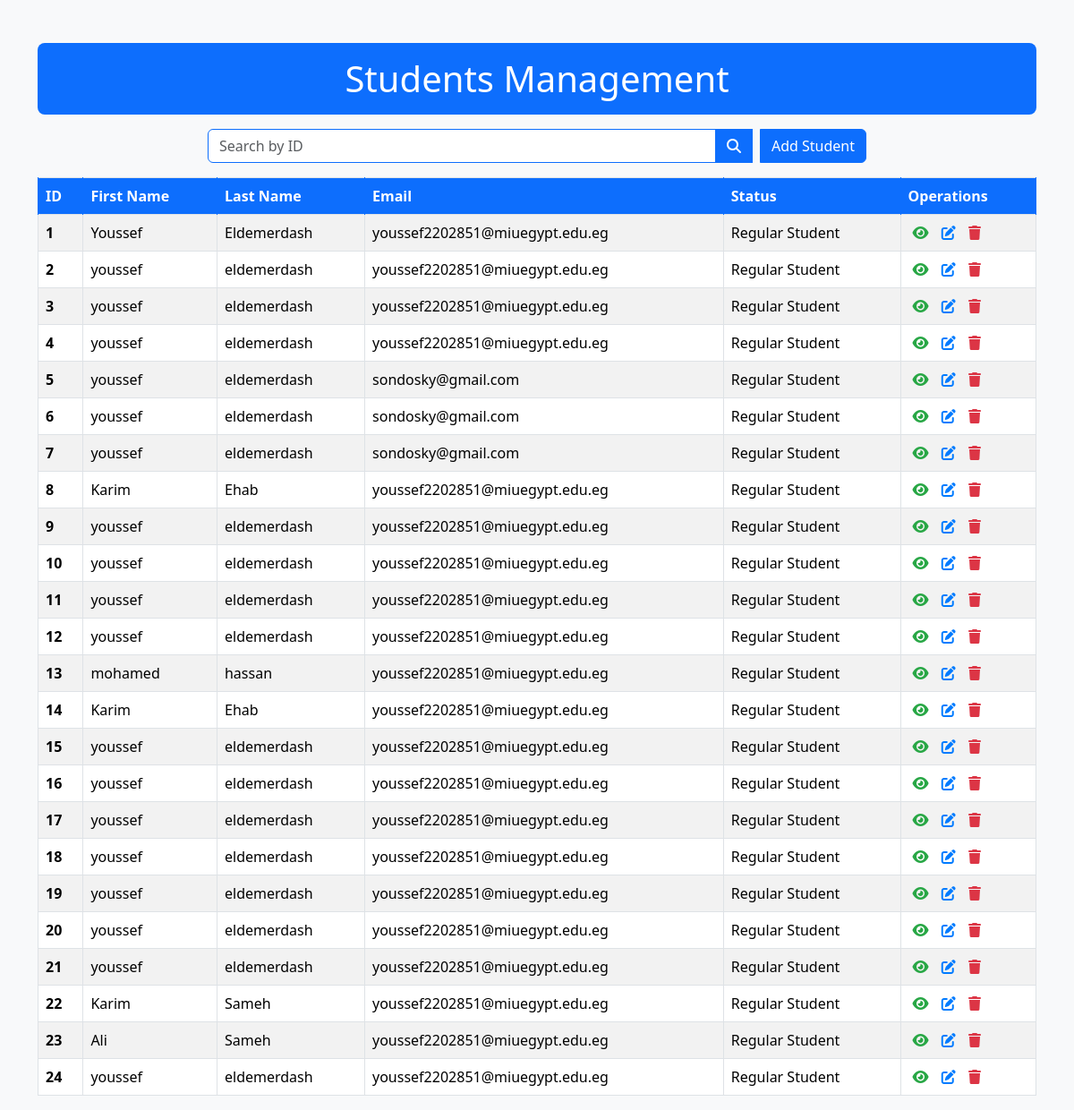
Page /students.php on the committed database.
### tables this page shows
CREATE TABLE `students` (
  `ID` int(11) NOT NULL,
  `FName` text NOT NULL,
  `LName` text NOT NULL,
  `Email` varchar(150) NOT NULL,
  `Password` varchar(150) NOT NULL,
  `Role` text NOT NULL,
  `ROLEID` int(11) NOT NULL,
  `Major` text NOT NULL,
  `Minor` text NOT NULL,
  `Status` text NOT NULL,
  `Sem gpa` double NOT NULL,
  `Cum gpa` double NOT NULL,
  `Sem crdth` int(11) NOT NULL,
  `Total crdth` int(11) NOT NULL
);

### classes.php (called while the page is built, shortened)
<?php
class Student extends user{
    private $conn;
    public function __construct($DBconn){
        $this->conn = $DBconn;
    }
   public function getAllstudents(){
    $sql="SELECT * FROM students";
    $result=$this->conn->query($sql);
    return $result;
   }
}
?>

### students.php (the view, shortened to what this page needs)
<?php
include "classes.php";
$studentsObject = new Student($conn);
$students = $studentsObject->getAllstudents();
?>
<!doctype html>
<html lang="en">
<head>
    <link href="https://cdn.jsdelivr.net/npm/bootstrap@5.3.3/dist/css/bootstrap.min.css" rel="stylesheet">
    <link rel="stylesheet" href="https://cdnjs.cloudflare.com/ajax/libs/font-awesome/6.6.0/css/all.min.css">
    <link rel="stylesheet" href="css/Students_dashboard.css"/>
</head>
<body>
<div class="container mt-5">
    <h1>Students Management</h1>
    <div class="row justify-content-center mb-3">
        <div class="col-md-8">
            <div class="input-group">
                <input type="text" class="form-control" id="searchInput" placeholder="Search by ID">
                <button class="search-btn input-group-text" onclick="searchById()">
                    <i class="fas fa-search"></i>
                </button>
                <button class="btn btn-primary ms-2" type="button" data-bs-toggle="modal" data-bs-target="#addStudentModal">
                    Add Student
                </button>
            </div>
        </div>
    </div>
    <table class="table table-bordered table-striped table-hover" id="studentTable">
        <thead>
            <tr>
                <th scope="col">ID</th>
                <th scope="col">First Name</th>
                <th scope="col">Last Name</th>
                <th scope="col">Email</th>
                <th scope="col">Status</th>
                <th scope="col">Operations</th>
            </tr>
        </thead>
        <tbody>
            <?php while ($student = $students->fetch_assoc()): ?>
            <tr>
                <th scope="row"><?= htmlspecialchars($student['ID']); ?></th>
                <td><?= htmlspecialchars($student['FName']); ?></td>
                <td><?= htmlspecialchars($student['LName']); ?></td>
                <td><?= htmlspecialchars($student['Email']); ?></td>
                <td><?= htmlspecialchars($student['Status']); ?></td>
                <td class="operation-icons">
                    <i class="fas fa-eye" onclick="showStudentInfo(<?= $student['ID']; ?>)"></i>
                    <i class="fas fa-edit" onclick="editStudent(this)"></i>
                    <i class="fas fa-trash" onclick="openConfirmDeleteModal(this)"></i>
                </td>
            </tr>
            <?php endwhile; ?>
        </tbody>
    </table>
</div>
</body>
</html>

### css/Students_dashboard.css (style rules this page uses)
body { background-color: #f8f9fa; color: #333; }
h1 { background-color: #0d6efd; color: #fff; text-align: center; padding: 1rem; border-radius: 0.5rem; }
.btn-primary, .search-btn, .table-dark { background-color: #0d6efd !important; border-color: #0d6efd !important; color: #fff !important; }
.input-group .form-control { border-color: #0d6efd; }
.table thead th { background-color: #0d6efd; color: #fff; border-color: #0d6efd; }
.operation-icons i { cursor: pointer; padding: 0 5px; }
.operation-icons .fa-eye { color: #28a745; }
.operation-icons .fa-edit { color: #007bff; }
.operation-icons .fa-trash { color: #dc3545; }

### rows in the picture
students: ID "1", FName "Youssef", LName "Eldemerdash", Email "youssef2202851@miuegypt.edu.eg", Status "Regular Student"
students: ID "2", FName "youssef", LName "eldemerdash", Email "youssef2202851@miuegypt.edu.eg", Status "Regular Student"
students: ID "3", FName "youssef", LName "eldemerdash", Email "youssef2202851@miuegypt.edu.eg", Status "Regular Student"
students: ID "4", FName "youssef", LName "eldemerdash", Email "youssef2202851@miuegypt.edu.eg", Status "Regular Student"
students: ID "5", FName "youssef", LName "eldemerdash", Email "sondosky@gmail.com", Status "Regular Student"
students: ID "6", FName "youssef", LName "eldemerdash", Email "sondosky@gmail.com", Status "Regular Student"
students: ID "7", FName "youssef", LName "eldemerdash", Email "sondosky@gmail.com", Status "Regular Student"
students: ID "8", FName "Karim", LName "Ehab", Email "youssef2202851@miuegypt.edu.eg", Status "Regular Student"
students: ID "9", FName "youssef", LName "eldemerdash", Email "youssef2202851@miuegypt.edu.eg", Status "Regular Student"
students: ID "10", FName "youssef", LName "eldemerdash", Email "youssef2202851@miuegypt.edu.eg", Status "Regular Student"
students: ID "11", FName "youssef", LName "eldemerdash", Email "youssef2202851@miuegypt.edu.eg", Status "Regular Student"
students: ID "12", FName "youssef", LName "eldemerdash", Email "youssef2202851@miuegypt.edu.eg", Status "Regular Student"
students: ID "13", FName "mohamed", LName "hassan", Email "youssef2202851@miuegypt.edu.eg", Status "Regular Student"
students: ID "14", FName "Karim", LName "Ehab", Email "youssef2202851@miuegypt.edu.eg", Status "Regular Student"
students: ID "15", FName "youssef", LName "eldemerdash", Email "youssef2202851@miuegypt.edu.eg", Status "Regular Student"
students: ID "16", FName "youssef", LName "eldemerdash", Email "youssef2202851@miuegypt.edu.eg", Status "Regular Student"
students: ID "17", FName "youssef", LName "eldemerdash", Email "youssef2202851@miuegypt.edu.eg", Status "Regular Student"
students: ID "18", FName "youssef", LName "eldemerdash", Email "youssef2202851@miuegypt.edu.eg", Status "Regular Student"
students: ID "19", FName "youssef", LName "eldemerdash", Email "youssef2202851@miuegypt.edu.eg", Status "Regular Student"
students: ID "20", FName "youssef", LName "eldemerdash", Email "youssef2202851@miuegypt.edu.eg", Status "Regular Student"
students: ID "21", FName "youssef", LName "eldemerdash", Email "youssef2202851@miuegypt.edu.eg", Status "Regular Student"
students: ID "22", FName "Karim", LName "Sameh", Email "youssef2202851@miuegypt.edu.eg", Status "Regular Student"
students: ID "23", FName "Ali", LName "Sameh", Email "youssef2202851@miuegypt.edu.eg", Status "Regular Student"
students: ID "24", FName "youssef", LName "eldemerdash", Email "youssef2202851@miuegypt.edu.eg", Status "Regular Student"
